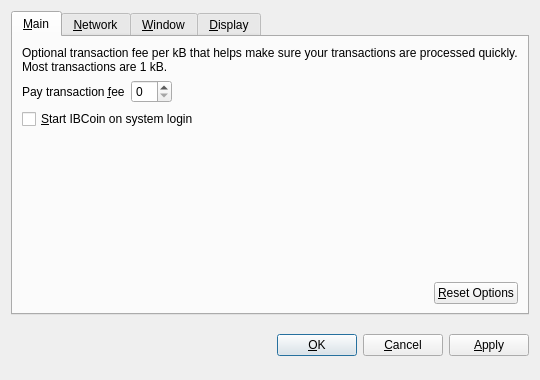
<?xml version="1.0" encoding="UTF-8"?>
<ui version="4.0">
 <class>OptionsDialog</class>
 <widget class="QDialog" name="OptionsDialog">
  <property name="geometry">
   <rect>
    <x>0</x>
    <y>0</y>
    <width>540</width>
    <height>380</height>
   </rect>
  </property>
  <property name="windowTitle">
   <string>Options</string>
  </property>
  <property name="modal">
   <bool>true</bool>
  </property>
  <layout class="QVBoxLayout" name="verticalLayout">
   <item>
    <widget class="QTabWidget" name="tabWidget">
     <property name="tabPosition">
      <enum>QTabWidget::North</enum>
     </property>
     <property name="currentIndex">
      <number>0</number>
     </property>
     <widget class="QWidget" name="tabMain">
      <attribute name="title">
       <string>&amp;Main</string>
      </attribute>
      <layout class="QVBoxLayout" name="verticalLayout_Main">
       <item>
        <widget class="QLabel" name="transactionFeeInfoLabel">
         <property name="text">
          <string>Optional transaction fee per kB that helps make sure your transactions are processed quickly. Most transactions are 1 kB.</string>
         </property>
         <property name="textFormat">
          <enum>Qt::PlainText</enum>
         </property>
         <property name="wordWrap">
          <bool>true</bool>
         </property>
        </widget>
       </item>
       <item>
        <layout class="QHBoxLayout" name="horizontalLayout_1_Main">
         <item>
          <widget class="QLabel" name="transactionFeeLabel">
           <property name="text">
            <string>Pay transaction &amp;fee</string>
           </property>
           <property name="textFormat">
            <enum>Qt::PlainText</enum>
           </property>
           <property name="buddy">
            <cstring>transactionFee</cstring>
           </property>
          </widget>
         </item>
         <item>
          <widget class="BitcoinAmountField" name="transactionFee"/>
         </item>
         <item>
          <spacer name="horizontalSpacer_1_Main">
           <property name="orientation">
            <enum>Qt::Horizontal</enum>
           </property>
           <property name="sizeHint" stdset="0">
            <size>
             <width>40</width>
             <height>20</height>
            </size>
           </property>
          </spacer>
         </item>
        </layout>
       </item>
       <item>
        <widget class="QCheckBox" name="bitcoinAtStartup">
         <property name="toolTip">
          <string>Automatically start IBCoin after logging in to the system.</string>
         </property>
         <property name="text">
          <string>&amp;Start IBCoin on system login</string>
         </property>
        </widget>
       </item>
       <item>
        <spacer name="verticalSpacer_Main">
         <property name="orientation">
          <enum>Qt::Vertical</enum>
         </property>
         <property name="sizeHint" stdset="0">
          <size>
           <width>20</width>
           <height>40</height>
          </size>
         </property>
        </spacer>
       </item>
       <item>
        <layout class="QHBoxLayout" name="horizontalLayout_2_Main">
         <item>
          <spacer name="horizontalSpacer_2_Main">
           <property name="orientation">
            <enum>Qt::Horizontal</enum>
           </property>
           <property name="sizeHint" stdset="0">
            <size>
             <width>40</width>
             <height>20</height>
            </size>
           </property>
          </spacer>
         </item>
         <item>
          <widget class="QPushButton" name="resetButton">
           <property name="toolTip">
            <string>Reset all client options to default.</string>
           </property>
           <property name="text">
            <string>&amp;Reset Options</string>
           </property>
           <property name="autoDefault">
            <bool>false</bool>
           </property>
          </widget>
         </item>
        </layout>
       </item>
      </layout>
     </widget>
     <widget class="QWidget" name="tabNetwork">
      <attribute name="title">
       <string>&amp;Network</string>
      </attribute>
      <layout class="QVBoxLayout" name="verticalLayout_Network">
       <item>
        <widget class="QCheckBox" name="mapPortUpnp">
         <property name="toolTip">
          <string>Automatically open the IBCoin client port on the router. This only works when your router supports UPnP and it is enabled.</string>
         </property>
         <property name="text">
          <string>Map port using &amp;UPnP</string>
         </property>
        </widget>
       </item>
       <item>
        <widget class="QCheckBox" name="connectSocks">
         <property name="toolTip">
          <string>Connect to the IBCoin network through a SOCKS proxy (e.g. when connecting through Tor).</string>
         </property>
         <property name="text">
          <string>&amp;Connect through SOCKS proxy:</string>
         </property>
        </widget>
       </item>
       <item>
        <layout class="QHBoxLayout" name="horizontalLayout_Network">
         <item>
          <widget class="QLabel" name="proxyIpLabel">
           <property name="text">
            <string>Proxy &amp;IP:</string>
           </property>
           <property name="textFormat">
            <enum>Qt::PlainText</enum>
           </property>
           <property name="buddy">
            <cstring>proxyIp</cstring>
           </property>
          </widget>
         </item>
         <item>
          <widget class="QValidatedLineEdit" name="proxyIp">
           <property name="maximumSize">
            <size>
             <width>140</width>
             <height>16777215</height>
            </size>
           </property>
           <property name="toolTip">
            <string>IP address of the proxy (e.g. 127.0.0.1)</string>
           </property>
          </widget>
         </item>
         <item>
          <widget class="QLabel" name="proxyPortLabel">
           <property name="text">
            <string>&amp;Port:</string>
           </property>
           <property name="textFormat">
            <enum>Qt::PlainText</enum>
           </property>
           <property name="buddy">
            <cstring>proxyPort</cstring>
           </property>
          </widget>
         </item>
         <item>
          <widget class="QLineEdit" name="proxyPort">
           <property name="maximumSize">
            <size>
             <width>55</width>
             <height>16777215</height>
            </size>
           </property>
           <property name="toolTip">
            <string>Port of the proxy (e.g. 9050)</string>
           </property>
          </widget>
         </item>
         <item>
          <widget class="QLabel" name="socksVersionLabel">
           <property name="text">
            <string>SOCKS &amp;Version:</string>
           </property>
           <property name="textFormat">
            <enum>Qt::PlainText</enum>
           </property>
           <property name="buddy">
            <cstring>socksVersion</cstring>
           </property>
          </widget>
         </item>
         <item>
          <widget class="QValueComboBox" name="socksVersion">
           <property name="toolTip">
            <string>SOCKS version of the proxy (e.g. 5)</string>
           </property>
          </widget>
         </item>
         <item>
          <spacer name="horizontalSpacer_Network">
           <property name="orientation">
            <enum>Qt::Horizontal</enum>
           </property>
           <property name="sizeHint" stdset="0">
            <size>
             <width>40</width>
             <height>20</height>
            </size>
           </property>
          </spacer>
         </item>
        </layout>
       </item>
       <item>
        <spacer name="verticalSpacer_Network">
         <property name="orientation">
          <enum>Qt::Vertical</enum>
         </property>
         <property name="sizeHint" stdset="0">
          <size>
           <width>20</width>
           <height>40</height>
          </size>
         </property>
        </spacer>
       </item>
      </layout>
     </widget>
     <widget class="QWidget" name="tabWindow">
      <attribute name="title">
       <string>&amp;Window</string>
      </attribute>
      <layout class="QVBoxLayout" name="verticalLayout_Window">
       <item>
        <widget class="QCheckBox" name="minimizeToTray">
         <property name="toolTip">
          <string>Show only a tray icon after minimizing the window.</string>
         </property>
         <property name="text">
          <string>&amp;Minimize to the tray instead of the taskbar</string>
         </property>
        </widget>
       </item>
       <item>
        <widget class="QCheckBox" name="minimizeOnClose">
         <property name="toolTip">
          <string>Minimize instead of exit the application when the window is closed. When this option is enabled, the application will be closed only after selecting Quit in the menu.</string>
         </property>
         <property name="text">
          <string>M&amp;inimize on close</string>
         </property>
        </widget>
       </item>
       <item>
        <spacer name="verticalSpacer_Window">
         <property name="orientation">
          <enum>Qt::Vertical</enum>
         </property>
         <property name="sizeHint" stdset="0">
          <size>
           <width>20</width>
           <height>40</height>
          </size>
         </property>
        </spacer>
       </item>
      </layout>
     </widget>
     <widget class="QWidget" name="tabDisplay">
      <attribute name="title">
       <string>&amp;Display</string>
      </attribute>
      <layout class="QVBoxLayout" name="verticalLayout_Display">
       <item>
        <layout class="QHBoxLayout" name="horizontalLayout_1_Display">
         <item>
          <widget class="QLabel" name="langLabel">
           <property name="text">
            <string>User Interface &amp;language:</string>
           </property>
           <property name="textFormat">
            <enum>Qt::PlainText</enum>
           </property>
           <property name="buddy">
            <cstring>lang</cstring>
           </property>
          </widget>
         </item>
         <item>
          <widget class="QValueComboBox" name="lang">
           <property name="toolTip">
            <string>The user interface language can be set here. This setting will take effect after restarting IBCoin.</string>
           </property>
          </widget>
         </item>
        </layout>
       </item>
       <item>
        <layout class="QHBoxLayout" name="horizontalLayout_2_Display">
         <item>
          <widget class="QLabel" name="unitLabel">
           <property name="text">
            <string>&amp;Unit to show amounts in:</string>
           </property>
           <property name="textFormat">
            <enum>Qt::PlainText</enum>
           </property>
           <property name="buddy">
            <cstring>unit</cstring>
           </property>
          </widget>
         </item>
         <item>
          <widget class="QValueComboBox" name="unit">
           <property name="toolTip">
            <string>Choose the default subdivision unit to show in the interface and when sending coins.</string>
           </property>
          </widget>
         </item>
        </layout>
       </item>
       <item>
        <widget class="QCheckBox" name="displayAddresses">
         <property name="toolTip">
          <string>Whether to show IBCoin addresses in the transaction list or not.</string>
         </property>
         <property name="text">
          <string>&amp;Display addresses in transaction list</string>
         </property>
        </widget>
       </item>
       <item>
        <widget class="QCheckBox" name="coinControlFeatures">
         <property name="toolTip">
          <string>Whether to show coin control features or not.</string>
         </property>
         <property name="text">
          <string>Display coin &amp;control features (experts only!)</string>
         </property>
        </widget>
       </item>
       <item>
        <spacer name="verticalSpacer_Display">
         <property name="orientation">
          <enum>Qt::Vertical</enum>
         </property>
         <property name="sizeHint" stdset="0">
          <size>
           <width>20</width>
           <height>40</height>
          </size>
         </property>
        </spacer>
       </item>
      </layout>
     </widget>
    </widget>
   </item>
   <item>
    <layout class="QHBoxLayout" name="horizontalLayout_Buttons">
     <item>
      <spacer name="horizontalSpacer_1">
       <property name="orientation">
        <enum>Qt::Horizontal</enum>
       </property>
       <property name="sizeHint" stdset="0">
        <size>
         <width>40</width>
         <height>48</height>
        </size>
       </property>
      </spacer>
     </item>
     <item>
      <widget class="QLabel" name="statusLabel">
       <property name="font">
        <font>
         <weight>75</weight>
         <bold>true</bold>
        </font>
       </property>
       <property name="text">
        <string/>
       </property>
       <property name="textFormat">
        <enum>Qt::PlainText</enum>
       </property>
       <property name="wordWrap">
        <bool>true</bool>
       </property>
      </widget>
     </item>
     <item>
      <spacer name="horizontalSpacer_2">
       <property name="orientation">
        <enum>Qt::Horizontal</enum>
       </property>
       <property name="sizeHint" stdset="0">
        <size>
         <width>40</width>
         <height>48</height>
        </size>
       </property>
      </spacer>
     </item>
     <item>
      <widget class="QPushButton" name="okButton">
       <property name="text">
        <string>&amp;OK</string>
       </property>
      </widget>
     </item>
     <item>
      <widget class="QPushButton" name="cancelButton">
       <property name="text">
        <string>&amp;Cancel</string>
       </property>
       <property name="autoDefault">
        <bool>false</bool>
       </property>
      </widget>
     </item>
     <item>
      <widget class="QPushButton" name="applyButton">
       <property name="text">
        <string>&amp;Apply</string>
       </property>
       <property name="autoDefault">
        <bool>false</bool>
       </property>
      </widget>
     </item>
    </layout>
   </item>
  </layout>
 </widget>
 <customwidgets>
  <customwidget>
   <class>BitcoinAmountField</class>
   <extends>QSpinBox</extends>
   <header>bitcoinamountfield.h</header>
  </customwidget>
  <customwidget>
   <class>QValueComboBox</class>
   <extends>QComboBox</extends>
   <header>qvaluecombobox.h</header>
  </customwidget>
  <customwidget>
   <class>QValidatedLineEdit</class>
   <extends>QLineEdit</extends>
   <header>qvalidatedlineedit.h</header>
  </customwidget>
 </customwidgets>
 <resources/>
 <connections/>
</ui>
